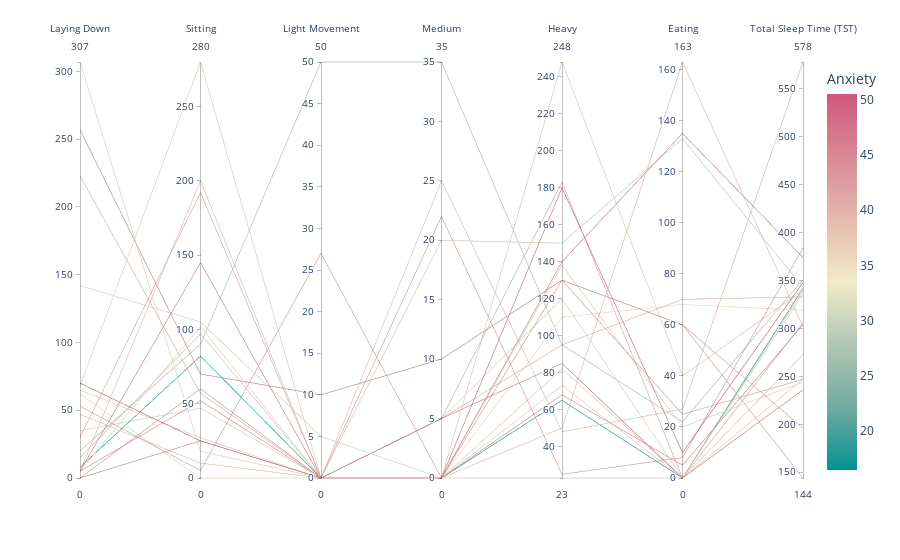

Notebook cell for this chart:
### Code cell
fig = px.parallel_coordinates(merge_final, color='Anxiety',
                              dimensions=['Laying Down', 'Sitting', 'Light Movement','Medium', 
                                          'Heavy', 'Eating','Total Sleep Time (TST)'],
                              color_continuous_scale=px.colors.diverging.Tealrose)
fig.show()

### Figure 1 — Plotly figure (JSON) as saved in the notebook; plotly's stock layout.template omitted (floating-point values rounded to 4 significant figures)
{"data": [{"dimensions": [{"label": "Laying Down", "values": [257, 257, 142, 20, 62, 70, 223, 8, 307, 5, 53, 15, 65, 5, 0, 5, 30, 47, 35, 0, 68, 5]}, {"label": "Sitting", "values": [70, 70, 105, 90, 0, 25, 57, 82, 18, 200, 5, 97, 27, 145, 25, 102, 192, 10, 47, 60, 280, 52]}, {"label": "Light Movement", "values": [10, 10, 5, 50, 0, 0, 0, 0, 0, 0, 27, 0, 0, 0, 0, 0, 0, 0, 0, 0, 0, 0]}, {"label": "Medium", "values": [10, 10, 0, 35, 0, 0, 5, 0, 5, 25, 0, 20, 0, 0, 5, 0, 5, 0, 0, 22, 0, 0]}, {"label": "Heavy", "values": [130, 130, 138, 95, 110, 180, 95, 65, 120, 48, 130, 150, 23, 140, 85, 73, 183, 50, 248, 25, 82, 68]}, {"label": "Eating", "values": [60, 60, 20, 22, 68, 10, 70, 0, 0, 27, 25, 133, 0, 135, 0, 0, 0, 163, 40, 8, 0, 5]}, {"label": "Total Sleep Time (TST)", "values": [144, 196, 244, 351, 319, 348, 333, 342, 336, 578, 247, 343, 247, 374, 236, 339, 306, 302, 340, 384, 273, 304]}], "domain": {"x": [0, 1], "y": [0, 1]}, "line": {"color": [42, 42, 31.5, 27, 34, 50.5, 39.5, 16.5, 35.5, 38.5, 42.5, 30, 36.5, 46.5, 47, 35, 41.5, 38.5, 30.5, 43, 36.5, 44.5], "coloraxis": "coloraxis"}, "name": "", "type": "parcoords"}], "layout": {"coloraxis": {"colorbar": {"title": {"text": "Anxiety"}}, "colorscale": [[0, "rgb(0, 147, 146)"], [0.1667, "rgb(114, 170, 161)"], [0.3333, "rgb(177, 199, 179)"], [0.5, "rgb(241, 234, 200)"], [0.6667, "rgb(229, 185, 173)"], [0.8333, "rgb(217, 137, 148)"], [1, "rgb(208, 88, 126)"]]}, "legend": {"tracegroupgap": 0}, "margin": {"t": 60}}}
